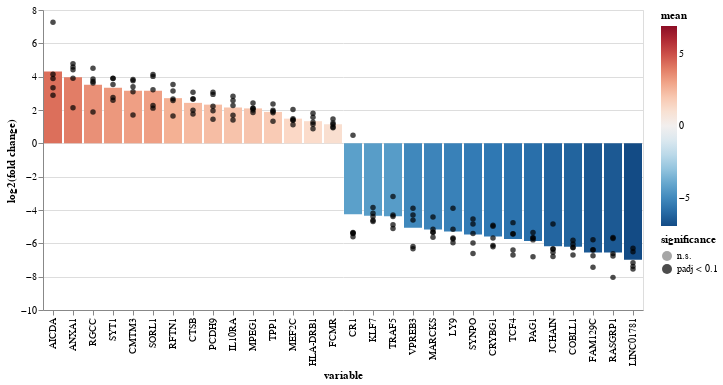

The code cell stored with this chart in its notebook:
### Code cell
ch.display()

### Figure 1 — Vega-Lite specification as saved in the notebook (floating-point values rounded to 4 significant figures; data arrays with more than 128 entries replaced by an {"elided": "..."} marker saying what was removed)
{"config": {"view": {"continuousWidth": 400, "continuousHeight": 300}}, "layer": [{"data": {"name": "data-1e620eba3293f78639605485960bdc89"}, "mark": "bar", "encoding": {"color": {"field": "mean", "scale": {"domain": [-6.98, 6.98], "reverse": true, "scheme": "redblue"}, "type": "quantitative"}, "x": {"field": "variable", "sort": ["AICDA", "ANXA1", "RGCC", "SYT1", "CMTM3", "SORL1", "RFTN1", "CTSB", "PCDH9", "IL10RA", "MPEG1", "TPP1", "MEF2C", "HLA-DRB1", "FCMR", "CR1", "KLF7", "TRAF5", "VPREB3", "MARCKS", "LY9", "SYNPO", "CRYBG1", "TCF4", "PAG1", "JCHAIN", "COBLL1", "FAM129C", "RASGRP1", "LINC01781"], "type": "nominal"}, "y": {"field": "mean", "type": "quantitative"}}}, {"data": {"name": "data-c4d5e7b8dfa7ff8a928068ad78abc9a1"}, "mark": "circle", "encoding": {"color": {"field": "significance", "scale": {"domain": ["n.s.", "padj < 0.1"], "range": ["grey", "black"]}, "type": "nominal"}, "x": {"field": "variable", "sort": ["AICDA", "ANXA1", "RGCC", "SYT1", "CMTM3", "SORL1", "RFTN1", "CTSB", "PCDH9", "IL10RA", "MPEG1", "TPP1", "MEF2C", "HLA-DRB1", "FCMR", "CR1", "KLF7", "TRAF5", "VPREB3", "MARCKS", "LY9", "SYNPO", "CRYBG1", "TCF4", "PAG1", "JCHAIN", "COBLL1", "FAM129C", "RASGRP1", "LINC01781"], "type": "nominal"}, "y": {"field": "value", "title": "log2(fold change)", "type": "quantitative"}}}], "$schema": "https://vega.github.io/schema/vega-lite/v4.17.0.json", "datasets": {"data-1e620eba3293f78639605485960bdc89": [{"variable": "AICDA", "mean": 4.306}, {"variable": "ANXA1", "mean": 3.965}, {"variable": "CMTM3", "mean": 3.157}, {"variable": "COBLL1", "mean": -6.212}, {"variable": "CR1", "mean": -4.252}, {"variable": "CRYBG1", "mean": -5.583}, {"variable": "CTSB", "mean": 2.429}, {"variable": "FAM129C", "mean": -6.551}, {"variable": "FCMR", "mean": 1.144}, {"variable": "HLA-DRB1", "mean": 1.329}, {"variable": "IL10RA", "mean": 2.151}, {"variable": "JCHAIN", "mean": -6.17}, {"variable": "KLF7", "mean": -4.346}, {"variable": "LINC01781", "mean": -6.98}, {"variable": "LY9", "mean": -5.284}, {"variable": "MARCKS", "mean": -5.174}, {"variable": "MEF2C", "mean": 1.481}, {"variable": "MPEG1", "mean": 2.096}, {"variable": "PAG1", "mean": -5.859}, {"variable": "PCDH9", "mean": 2.323}, {"variable": "RASGRP1", "mean": -6.554}, {"variable": "RFTN1", "mean": 2.71}, {"variable": "RGCC", "mean": 3.516}, {"variable": "SORL1", "mean": 3.149}, {"variable": "SYNPO", "mean": -5.474}, {"variable": "SYT1", "mean": 3.333}, {"variable": "TCF4", "mean": -5.746}, {"variable": "TPP1", "mean": 1.884}, {"variable": "TRAF5", "mean": -4.377}, {"variable": "VPREB3", "mean": -5.062}], "data-c4d5e7b8dfa7ff8a928068ad78abc9a1": {"elided": "150 records"}}}
